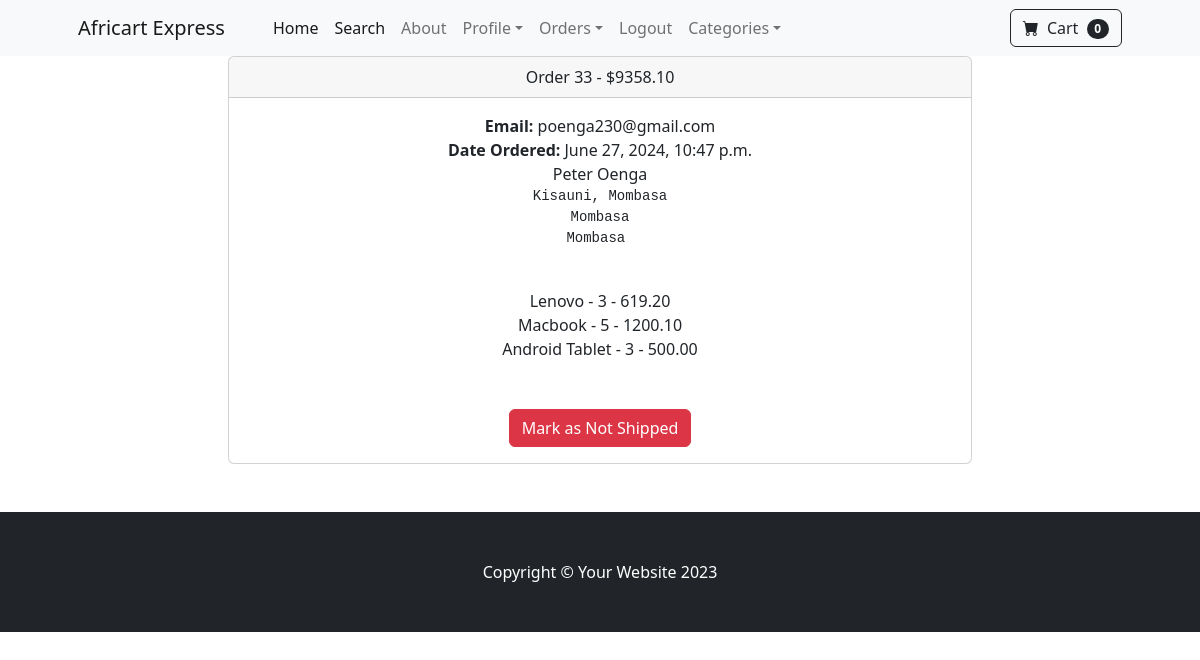
The app's page /orders/33 (signed in) with its own data.
### payment/models.py (models this page shows, shortened)
class Order(models.Model):
    user = models.ForeignKey(User, on_delete=models.CASCADE, null=True, blank=True)
    full_name = models.CharField(max_length=250)
    email = models.EmailField(max_length=250)
    shipping_address = models.TextField(max_length=15000)
    amount_paid = models.DecimalField(max_digits=10, decimal_places=2)
    date_ordered = models.DateTimeField(auto_now_add=True)
    shipped = models.BooleanField(default=False)
    date_shipped = models.DateTimeField(blank=True, null=True)

class OrderItem(models.Model):
    order = models.ForeignKey(Order, on_delete=models.CASCADE, null=True)
    product = models.ForeignKey(Product, on_delete=models.CASCADE, null=True)
    user = models.ForeignKey(User, on_delete=models.CASCADE, null=True, blank=True)
    quantity = models.PositiveBigIntegerField(default=1)
    price = models.DecimalField(max_digits=10, decimal_places=2)

### core/models.py (models this page shows)
class Product(models.Model):
    name = models.CharField(max_length=100)
    price = models.DecimalField(default=0, decimal_places=2, max_digits=6)
    category = models.ForeignKey(category, on_delete=models.CASCADE, default=1)
    description =models.CharField(max_length=250, default='', blank=True, null=True)
    image = models.ImageField(upload_to="upload/product")
    is_on_sale = models.BooleanField(default=False)
    sale_price = models.DecimalField(default=0, max_digits=6, decimal_places=2)
    def __str__(self):
        return self.name

### payment/views.py (the view, shortened to what this page needs)
# urls.py: path("orders/<int:pk>", views.orders, name="orders")
def orders(request, pk):
	if request.user.is_authenticated and request.user.is_superuser:
		order = Order.objects.get(id=pk)
		items = OrderItem.objects.filter(order=pk)
		return render(request, "payment/orders.html", {"order":order, "items":items})
	else:
		messages.success(request, "Access Denied")
		return redirect("index")

### cart/cart.py (called while the page is built)
	def __len__(self):
		return len(self.cart)

### cart/context_processors.py (called while the page is built)
def cart(request):
    return {'cart':Cart(request)}

### payment/templates/payment/orders.html (shortened to what this page needs)
{% extends 'base.html'%}
{% block content %}
<div class="container">
    <div class="row">
        <center>
            <div class="col-8">
                <div class="card">
                    <div class="card-header">
                      Order {{ order.id }} - ${{ order.amount_paid }}
                    </div>
                    <div class="card-body">
                        <strong>Email:</strong> {{ order.email }} <br>
                        {% if order.date_shipped %}
                         <strong>Date Shipped:</strong> {{ order.date_shipped }}
                        {% else %}
                         <strong>Date Ordered:</strong> {{ order.date_ordered }}
                        {% endif %}
                         <br>
                        {{ order.full_name }} <br>
                         <pre>{{ order.shipping_address }} </pre> <br>
                         {% for item in items %}
                         {{ item.product }} - {{ item.quantity }} - {{ item.price }} <br>
                         {% endfor %}
                         <br> <br>
                         {% if not order.shipped %}
                         <form method="POST">
                            {% csrf_token %}
                            <input type="hidden", name="shipping_status", value="true">
                            <button type="submit" class="btn btn-success">Mark as Shipped</button>
                         </form>
                         {% else %}
                         <form method="POST">
                            <button type="submit" class="btn btn-danger">Mark as Not Shipped</button>
                         </form>
                         {% endif %}
                    </div>
                  </div>
                <br><br>
            </div>
        </center>
    </div>
</div>
{%endblock%}

### records on screen
Order: id "33", amount_paid "9358.10", email "poenga230@gmail.com", date_ordered "June 27, 2024, 10:47 p.m.", full_name "Peter Oenga", shipping_address "Kisauni, Mombasa Mombasa Mombasa"
OrderItem: product "Lenovo", quantity "3", price "619.20"
OrderItem: product "Macbook", quantity "5", price "1200.10"
OrderItem: product "Android Tablet", quantity "3", price "500.00"

### other values on screen
{{ cart | length }} "0"
